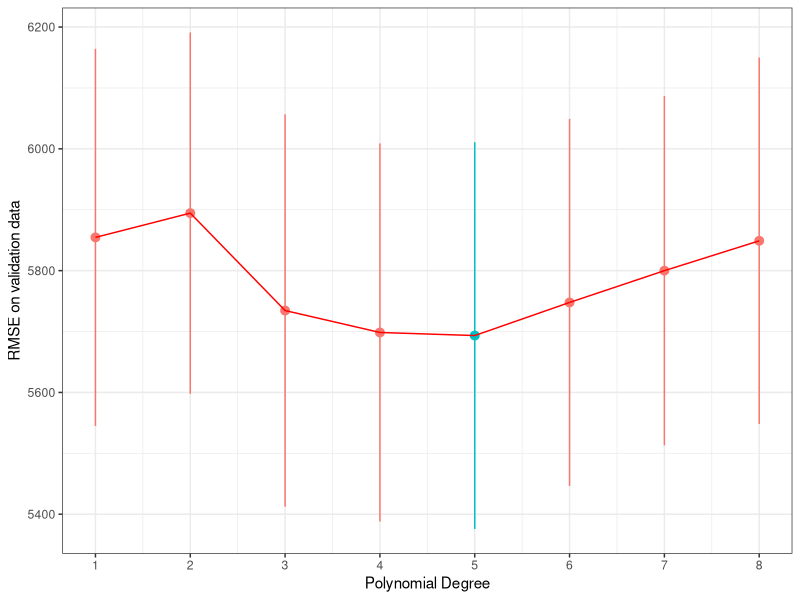

Recreate this plot in R. (Note: this script raises an error after producing the figure.)
## ---- chunk 1
library(here)
library(scales)
library(tidyverse)
library(modelr)
library(lubridate)
library(broom)

theme_set(theme_bw())
options(repr.plot.width=4, repr.plot.height=3)

knitr::opts_chunk$set(echo = TRUE)
## ---- chunk 2

trips_per_day <- read_tsv('trips_per_day.tsv') %>%
  mutate(day = wday(ymd), weekday = (day < 6))

holiday <- read_csv('holidays.csv', col_names = FALSE)
colnames(holiday) = c("index", "ymd", "holiday")

holiday <- subset(holiday, select = -index)

trips_per_day <- left_join(trips_per_day, holiday, by = 'ymd') %>%
  mutate(is_holiday = !is.na(holiday)) %>%
  mutate(sub_rain = (prcp >= 0.5))

View(trips_per_day)
## ---- chunk 3

set.seed(42)
num_days <- nrow(trips_per_day)
frac_train_valid <- 0.9
num_train_valid <- floor(num_days * frac_train_valid)

#randomly sample rows for the training and validating
ndx <- sample(1:num_days, num_train_valid, replace=F)

# used to fit and evaluate the model
trips_per_day_train_valid <- trips_per_day[ndx, ]

# use later to test the model
trips_per_day_test <- trips_per_day[-ndx, ]


## ---- chunk 4

set.seed(42)
num_folds <- 5
n_days <- nrow(trips_per_day_train_valid)
frac_k <- 0.8
train_k <- floor(n_days * frac_k)

samp <- sample(1:n_days, train_k, replace=F)

trips_days <- trips_per_day_train_valid[samp, ] %>%
  mutate(fold = (row_number() %% num_folds) + 1)


## ---- chunk 5

K <- 1:8
avg_validate_err <- c()
se_validate_err <- c()
for (k in K) {
  valid_err <- c()
  for (f in 1:num_folds) {
    trips_train <- filter(trips_days, fold != f)
    model_k <- lm(num_trips ~ poly(tmin, k, raw = T), data = trips_train)
    
    trips_validate <- filter(trips_days, fold == f)
    valid_err[f] <- sqrt(mean((predict(model_k, trips_validate) - trips_validate$num_trips)^2))
  }
  
  avg_validate_err[k] <- mean(valid_err)
  se_validate_err[k] <- sd(valid_err) / sqrt(num_folds)
}

## ---- chunk 6
plot_data_k <- data.frame(K, avg_validate_err, se_validate_err)

ggplot(plot_data_k, aes(x=K, y=avg_validate_err)) +
  geom_pointrange(aes(ymin=avg_validate_err - se_validate_err,
                       ymax = avg_validate_err + se_validate_err,
                       color = avg_validate_err == min(avg_validate_err))) +
  geom_line(color = 'red') +
  scale_x_continuous(breaks = 1:12) +
  theme(legend.position = 'none') +
  xlab('Polynomial Degree') +
  ylab('RMSE on validation data')

plot_data_k %>%
  summarize(minimum = min(avg_validate_err))

#RMSE = 5693.403
## ---- chunk 7
model1 <- lm(num_trips ~ poly(tmin, 5, raw = T), data = train_set)

train <- trips_train %>%
  add_predictions(model1) %>%
  mutate(split = "train")
validate <- trips_validate %>%
  add_predictions(model1) %>%
  mutate(split = "validate")

plot_data <- bind_rows(train, validate)

ggplot(plot_data, aes(x = tmin, y = num_trips)) +
  geom_point(aes(color = split)) +
  geom_line(aes(y = pred)) + 
  xlab('Minimum temperature') +
  ylab('Daily trips') +
  scale_y_continuous()
## ---- chunk 8

K <- 1:8
avg_validate_err <- c()
se_validate_err <- c()
for (k in K) {
  valid_err <- c()
  for (f in 1:num_folds) {
    trips_train <- filter(trips_days, fold != f)
    model_new <- lm(num_trips ~ poly(tmin, k, raw = T) + sub_rain + prcp + snwd + snow + is_holiday + weekday + tmax, data = trips_train)
    
    trips_validate <- filter(trips_days, fold == f)
    valid_err[f] <- sqrt(mean((predict(model_new, trips_validate) - trips_validate$num_trips)^2))
  }
  
  avg_validate_err[k] <- mean(valid_err)
  se_validate_err[k] <- sd(valid_err) / sqrt(num_folds)
}

plot_data_new <- data.frame(K, avg_validate_err, se_validate_err)

plot_data_new %>%
  summarize(low = min(avg_validate_err))

plot_data_new %>%
  ggplot(aes(x=K, y=avg_validate_err)) +
  geom_pointrange(aes(ymin=avg_validate_err - se_validate_err,
                       ymax = avg_validate_err + se_validate_err,
                       color = avg_validate_err == min(avg_validate_err))) +
  geom_line(color = 'red') +
  scale_x_continuous(breaks = 1:12) +
  theme(legend.position = 'none') +
  xlab('Polynomial Degree') +
  ylab('RMSE on validation data')


## ---- chunk 9

lmfit <- lm(num_trips ~ poly(tmin, 4, raw = T) + sub_rain + prcp + snow + snwd + weekday + is_holiday + tmax, data = trips_validate)

summary(lmfit)


## ---- chunk 10

model_final <- lm(num_trips ~ poly(tmin, 4, raw = T) + sub_rain + prcp + snow + snwd + weekday + is_holiday + tmax, data = trips_validate)

train_final <- trips_train %>%
  add_predictions(model_final) %>%
  mutate(split = "train")
validate_final <- trips_validate %>%
  add_predictions(model_final) %>%
  mutate(split = "validate")

plot_data_final <- bind_rows(train_final, validate_final)

ggplot(plot_data_final, aes(x = ymd, y = num_trips)) +
  geom_point(aes(color = split)) +
  geom_line(aes(y = pred)) + 
  xlab('Variables') +
  ylab('Daily trips') +
  scale_y_continuous()


ggplot(plot_data, aes(x = pred, y = num_trips)) +
  geom_point(aes(color = ymd)) + 
  geom_abline() + 
  xlab('Predicted Values') +
  ylab('Actual Values')

save(model_final, file = 'model_final.RData')

## ---- chunk 11

model_final <- lm(num_trips ~ poly(tmin, 4, raw = T) + sub_rain + prcp + snow + snwd + weekday + is_holiday + tmax, data = trips_per_day_test)
summary(model_final)

test_final <- trips_per_day_test %>%
  add_predictions(model_final)

ggplot(plot_data_final, aes(x = ymd, y = num_trips)) +
  geom_point() +
  geom_line(aes(y = pred)) + 
  xlab('Variables') +
  ylab('Daily trips') +
  scale_y_continuous()
